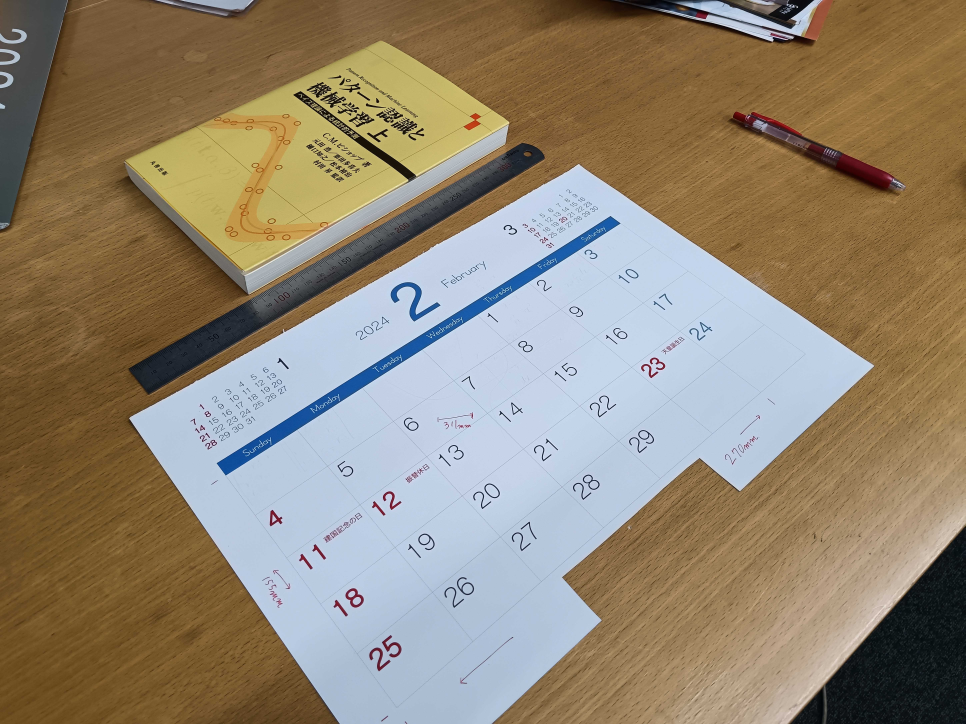
#> input picture create_2d_plane/input_trial.jpg, 5792 x 4344 px, found by its file name (shown at 1/6 size)
$ jupyter execute --allow-errors pose_estimation.ipynb
#> lines starting #> are read from the running program, lines starting #| are printed output that depends on the picture
[cell 1]
#import the picture
import cv2
import numpy as np

import matplotlib.pyplot as plt
import random
#import matplotlib.cm as cm
import pandas as pd

https://www.kaggle.com/models/google/movenet/tensorFlow2/singlepose-lightning/4

https://www.kaggle.com/code/kerneler/movenet-ultra-fast-and-accurate-pose-detection

https://www.tensorflow.org/ https://storage.googleapis.com/tensorflow_docs/docs-l10n/site/ja/hub/tutorials/movenet.ipynb

[cell 2]
# convert mp4 file into png files
#%pip install tqdm
#import tqdm

from moviepy.editor import VideoFileClip
import numpy as np
from PIL import Image

# Specify the path of the MP4 file
mp4_file = "VID_20240602_193743.mp4"

# Create a VideoFileClip object
#> (the rest of this cell did not finish here and is left out)

[cell 3]
# Specify the file path of the image
image_path = "input_trial.jpg"


# Read the image
image_input = cv2.imread(image_path)
#> image_input is the input picture: shape (4344, 5792, 3); mean B, G, R 115.4, 134.5, 146.7

# Check if the image was successfully read
if image_input is not None:
    # Image was read successfully
    print("Image read successfully!")
else:
    # Failed to read the image
    print("Failed to read the image.")

[cell 4]
# import reference points
image_data_path = "input_trial.dat"
with open(image_data_path,"r") as f:
#> (reads create_2d_plane/input_trial.dat from the repository)
    reference_points = f.readlines()
    reference_points = [x.strip() for x in reference_points]
Ps=np.array([ [float(y) for y in x.split()] for x in reference_points[3:6]])
ps=np.array([ [float(y) for y in x.split()] for x in reference_points[0:3]])
angles=np.array( [float(y) for y in reference_points[7].split()] )
h,w,_=image_input.shape
#> h = 4344; w = 5792
print(  f'{w=}, {h=}')
#| w=5792, h=4344
ps0=np.array([[(w-1)*0.5,(h-1)*0.5]]*3)
#c: float=int(reference_points[6])*w/36.0
c: float=float(reference_points[6])
Ps,ps,ps0,c,angles

[cell 5]
# copy image_input
image = image_input.copy()

# write 3 circles at ps on the image
for i in range(3):
    image = cv2.circle(image, (int(ps[i][0]), int(ps[i][1])), 25, (0, 0, 255), -1)

#write a line between the each pair of points
for i in range(3):
    image = cv2.line(image, (int(ps[i][0]), int(ps[i][1])), (int(ps[(i+1)%3][0]), int(ps[(i+1)%3][1])), (0, 0, 255), 5)

# write the distance (ds) between the points belong the line above
for i in range(3):
    image = cv2.putText(image, "("+','.join([ f'{Ps[i,j]:0.3f}' for j in range(3)]) + ")", (int(ps[i][0]), int(ps[i][1])), cv2.FONT_HERSHEY_SIMPLEX, 5, (0, 0, 0), 2)

[cell 6]
#save the image
cv2.imwrite('output.jpg', image)

# Display the image
plt.imshow(cv2.cvtColor(image, cv2.COLOR_BGR2RGB))
plt.axis('off')
plt.show()
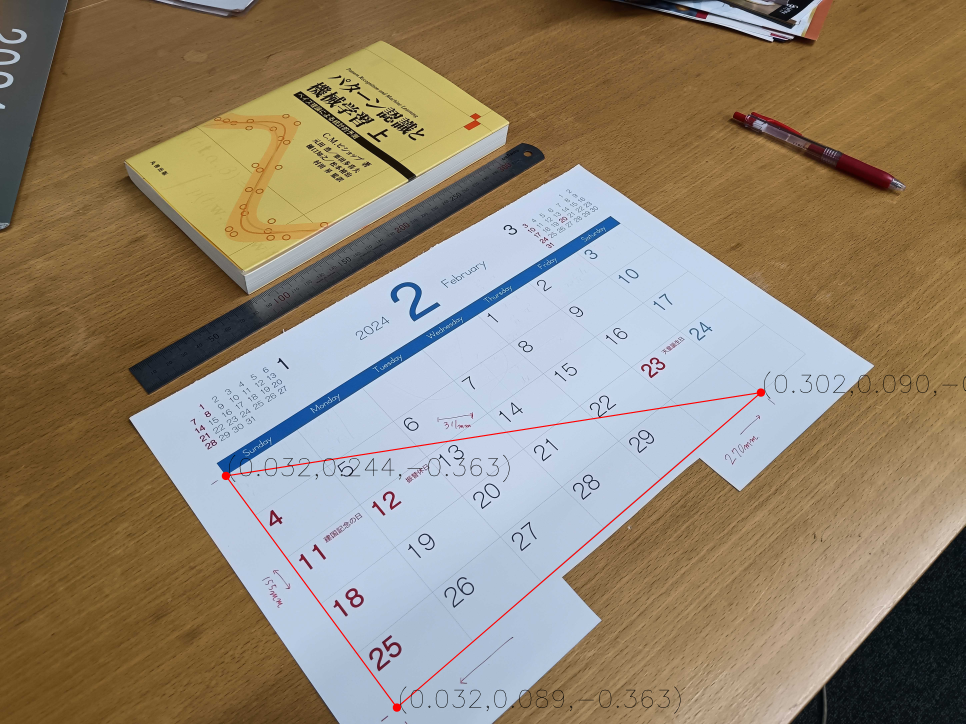
#> shown: shape (4344, 5792, 3) (shown at 1/6 size); mean R, G, B 146.6, 133.8, 114.6
